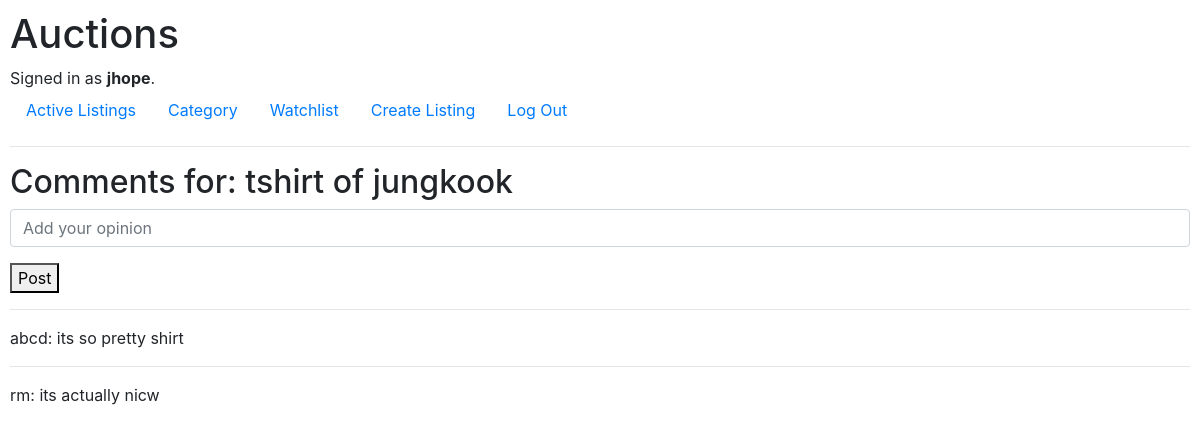
Screenshot of /comments/3 (signed in) with the database file from the repository.
### auctions/models.py (models this page shows)
class User(AbstractUser):
    pass

class Listing(models.Model):
    title = models.CharField(max_length=64)
    description = models.CharField(max_length=500)
    image = models.URLField(max_length=200, blank=True)
    amount = models.DecimalField( max_digits=10, decimal_places=2)
    category = models.CharField(max_length=64)
    is_active = models.BooleanField(default=True)
    owner = models.ForeignKey(User, on_delete=models.CASCADE, related_name="listings")
    winner = models.ForeignKey(User, on_delete=models.SET_NULL, null=True, blank=True, related_name="won_listings")
    watchlist = models.ManyToManyField(User, blank=True, related_name="watchlist_listings")

class Comment(models.Model):
    listing = models.ForeignKey(Listing, on_delete=models.CASCADE, related_name="comments")
    user = models.ForeignKey(User, on_delete=models.CASCADE, related_name="comments")
    content = models.CharField(max_length=500)
    timestamp  = models.DateTimeField(auto_now_add=True)

### auctions/views.py (the view)
# urls.py: path("comments/<int:listing_id>", views.comments, name="comments"),
@login_required
def comments(request, listing_id):
    listing = Listing.objects.get(pk=listing_id)
    if request.method == "POST":
        comment_owner = request.user
        content = request.POST["content"]
        Comment.objects.create(user=comment_owner, content=content, listing=listing)
        return redirect("comments" ,listing_id=listing.id)
    comments = Comment.objects.filter(listing=listing)
    return render(request,"auctions/comments.html",{
        "listing":listing,
        "comments":comments
    })

### auctions/templates/auctions/comments.html (shortened to what this page needs)
{% extends "auctions/layout.html" %}
{% block body %}
<h2>Comments for: {{ listing.title }}</h2>
<form action="{% url 'comments' listing.id %}" method="post">
        <div class="form-group">
            <input autofocus class="form-control" type="text" name="content" placeholder="Add your opinion">
        </div>
        <button type="submit">Post</button>
    </form>
{% for comment in comments %}
<hr>
         {{comment.user.username}}:
         {{comment.content}}
    {% empty %}
         No comments yet
    {% endfor %}
{% endblock %}

### auctions/templates/auctions/layout.html (shortened to what this page needs)
{% load static %}
<!DOCTYPE html>
<html lang="en">
    <head>
        <link rel="stylesheet" href="https://stackpath.bootstrapcdn.com/bootstrap/4.4.1/css/bootstrap.min.css">
        <link href="{% static 'auctions/styles.css' %}" rel="stylesheet">
    </head>
    <body>
        <h1>Auctions</h1>
        <div>
            {% if user.is_authenticated %}
                Signed in as <strong>{{ user.username }}</strong>.
            {% else %}
                Not signed in.
            {% endif %}
        </div>
        <ul class="nav">
            <li class="nav-item">
                <a class="nav-link" href="{% url 'index' %}">Active Listings</a>
            </li>
            {% if user.is_authenticated %}
                <li class="nav-item">
                    <a class="nav-link" href="{% url 'all_categories' %}">Category</a>
                </li>
                <li class="nav-item">
                    <a class="nav-link" href="{% url 'watchlist' %}">Watchlist</a>
                </li>
                <li class="nav-item">
                    <a class="nav-link" href="{% url 'create' %}">Create Listing</a>
                </li>
                <li class="nav-item">
                    <a class="nav-link" href="{% url 'logout' %}">Log Out</a>
                </li>
            {% endif %}
        </ul>
        <hr>
        {% block body %}
        {% endblock %}
    </body>
</html>

### auctions/static/auctions/styles.css (style rules this page uses)
body { padding: 10px; }
hr { color: black; }

### rows the page displays
User: username "jhope"
Listing: title "tshirt of jungkook"
Comment: user.username "abcd", content "its so pretty shirt"
Comment: user.username "rm", content "its actually nicw"
